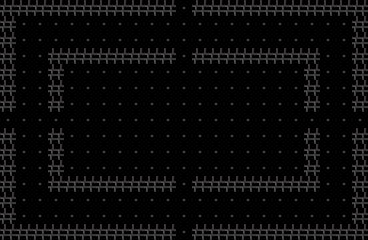

Tiled map render using the project's own tile images. Description and the map definition, with tile-layer contents summarised, below:
An orthogonal 23x15 tile map with 16x16 px tiles, 1 tile layer (Capa de patrones 1) and 21 objects.

<map version="1.10" tiledversion="1.12.2" orientation="orthogonal" renderorder="right-down" width="23" height="15" tilewidth="16" tileheight="16" infinite="0" nextlayerid="4" nextobjectid="61">
 <tileset firstgid="1" name="tileset" tilewidth="16" tileheight="16" tilecount="64" columns="8">
  <image source="../tileset/tileset.png" width="128" height="128" />
 </tileset>
 <layer id="1" name="Capa de patrones 1" width="23" height="15">
  <data>[345 cells, 345 non-empty, 2 distinct tile ids]</data>
 </layer>
 <objectgroup id="3" name="spawnEnemigo">
  <object id="56" x="176" y="112" width="16" height="16" />
  <object id="57" x="80" y="80" width="16" height="16" />
  <object id="58" x="80" y="144" width="16" height="16" />
  <object id="59" x="272" y="144" width="16" height="16" />
  <object id="60" x="272" y="80" width="16" height="16" />
 </objectgroup>
 <objectgroup id="2" name="colisiones">
  <object id="40" x="0" y="0" width="176" height="16" />
  <object id="41" x="192" y="0" width="176" height="16" />
  <object id="42" x="352" y="16" width="16" height="96" />
  <object id="43" x="352" y="128" width="16" height="96" />
  <object id="44" x="192" y="224" width="176" height="16" />
  <object id="45" x="0" y="224" width="176" height="16" />
  <object id="46" x="0" y="128" width="16" height="96" />
  <object id="47" x="0" y="16" width="16" height="96" />
  <object id="48" x="48" y="48" width="128" height="16" />
  <object id="49" x="192" y="48" width="128" height="16" />
  <object id="50" x="304" y="64" width="16" height="48" />
  <object id="51" x="304" y="128" width="16" height="48" />
  <object id="52" x="192" y="176" width="128" height="16" />
  <object id="53" x="48" y="176" width="128" height="16" />
  <object id="54" x="48" y="128" width="16" height="48" />
  <object id="55" x="48" y="64" width="16" height="48" />
 </objectgroup>
</map>
